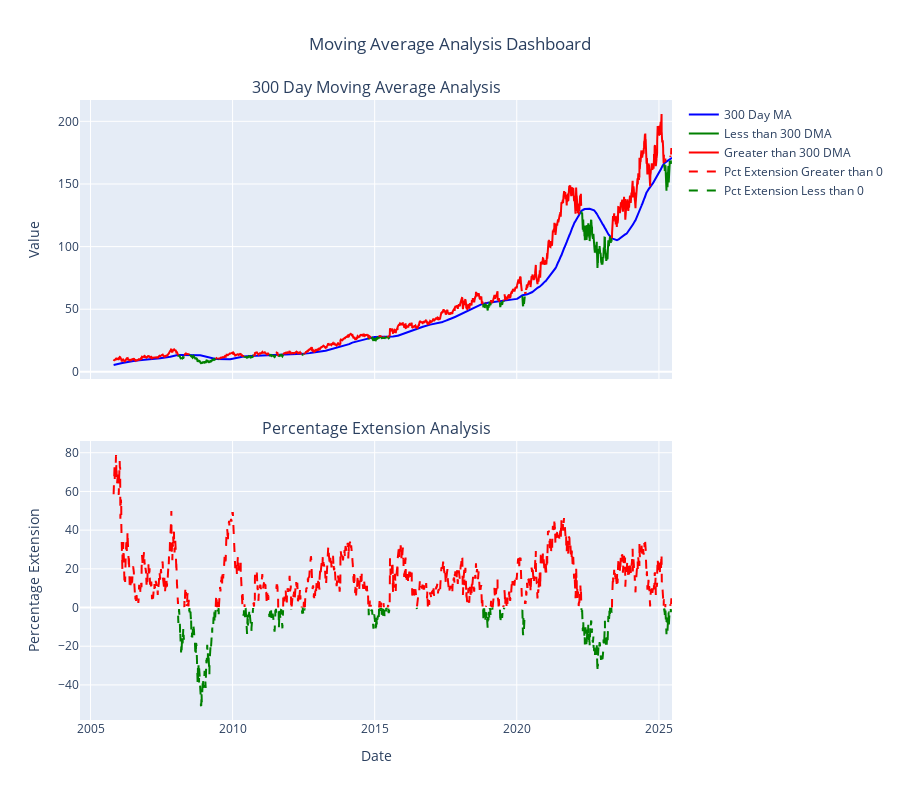

The cell this chart's notebook holds for it:
### Code cell
# plot the above using plotly with 2 subplots
import plotly.graph_objects as go
from plotly.subplots import make_subplots

# Create subplots with 2 rows, 1 column
fig = make_subplots(
    rows=2, cols=1,
    subplot_titles=(f'{moving_average} Day Moving Average Analysis', 'Percentage Extension Analysis'),
    vertical_spacing=0.1,
    shared_xaxes=True
)

# First subplot: Moving Average and comparison lines
fig.add_trace(
    go.Scatter(
        x=historical_data['Date'], 
        y=historical_data[f'{moving_average}DMA'],
        mode='lines', 
        name=f'{moving_average} Day MA', 
        line=dict(color='blue')
    ),
    row=1, col=1
)

fig.add_trace(
    go.Scatter(
        x=historical_data['Date'], 
        y=historical_data[f'Less_than_{moving_average}_DMA'],
        mode='lines', 
        name=f'Less than {moving_average} DMA', 
        line=dict(color='green')
    ),
    row=1, col=1
)

fig.add_trace(
    go.Scatter(
        x=historical_data['Date'], 
        y=historical_data[f'Greater_than_{moving_average}_DMA'],
        mode='lines', 
        name=f'Greater than {moving_average} DMA', 
        line=dict(color='red')
    ),
    row=1, col=1
)

# Second subplot: Percentage extension lines
fig.add_trace(
    go.Scatter(
        x=historical_data['Date'], 
        y=historical_data['Greater_than_0'],
        mode='lines', 
        name='Pct Extension Greater than 0', 
        line=dict(color='red', dash='dash')
    ),
    row=2, col=1
)

fig.add_trace(
    go.Scatter(
        x=historical_data['Date'], 
        y=historical_data['Less_than_0'],
        mode='lines', 
        name='Pct Extension Less than 0', 
        line=dict(color='green', dash='dash')
    ),
    row=2, col=1
)

# Update layout for better appearance
fig.update_layout(
    height=800,  # Increase height for 2 subplots
    title_text=f"Moving Average Analysis Dashboard",
    title_x=0.5,
    showlegend=True,
    hovermode='x unified'
)

# Update x-axis labels
fig.update_xaxes(title_text="Date", row=2, col=1)

# Update y-axis labels
fig.update_yaxes(title_text="Value", row=1, col=1)
fig.update_yaxes(title_text="Percentage Extension", row=2, col=1)

# Show the plot
fig.show()

### Figure 1 — Plotly figure (JSON) as saved in the notebook; plotly's stock layout.template omitted (floating-point values rounded to 4 significant figures; data arrays with more than 128 entries replaced by an {"elided": "..."} marker saying what was removed)
{"data": [{"line": {"color": "blue"}, "mode": "lines", "name": "300 Day MA", "type": "scatter", "x": {"elided": "5242 str values"}, "xaxis": "x", "y": {"elided": "5242 float values"}, "yaxis": "y"}, {"line": {"color": "green"}, "mode": "lines", "name": "Less than 300 DMA", "type": "scatter", "x": {"elided": "5242 str values"}, "xaxis": "x", "y": {"elided": "5242 float values"}, "yaxis": "y"}, {"line": {"color": "red"}, "mode": "lines", "name": "Greater than 300 DMA", "type": "scatter", "x": {"elided": "5242 str values"}, "xaxis": "x", "y": {"elided": "5242 float values"}, "yaxis": "y"}, {"line": {"color": "red", "dash": "dash"}, "mode": "lines", "name": "Pct Extension Greater than 0", "type": "scatter", "x": {"elided": "5242 str values"}, "xaxis": "x2", "y": {"elided": "5242 float values"}, "yaxis": "y2"}, {"line": {"color": "green", "dash": "dash"}, "mode": "lines", "name": "Pct Extension Less than 0", "type": "scatter", "x": {"elided": "5242 str values"}, "xaxis": "x2", "y": {"elided": "5242 float values"}, "yaxis": "y2"}], "layout": {"annotations": [{"font": {"size": 16}, "showarrow": false, "text": "300 Day Moving Average Analysis", "x": 0.5, "xanchor": "center", "xref": "paper", "y": 1, "yanchor": "bottom", "yref": "paper"}, {"font": {"size": 16}, "showarrow": false, "text": "Percentage Extension Analysis", "x": 0.5, "xanchor": "center", "xref": "paper", "y": 0.45, "yanchor": "bottom", "yref": "paper"}], "height": 800, "hovermode": "x unified", "showlegend": true, "title": {"text": "Moving Average Analysis Dashboard", "x": 0.5}, "xaxis": {"anchor": "y", "domain": [0, 1], "matches": "x2", "showticklabels": false}, "xaxis2": {"anchor": "y2", "domain": [0, 1], "title": {"text": "Date"}}, "yaxis": {"anchor": "x", "domain": [0.55, 1], "title": {"text": "Value"}}, "yaxis2": {"anchor": "x2", "domain": [0, 0.45], "title": {"text": "Percentage Extension"}}}}
